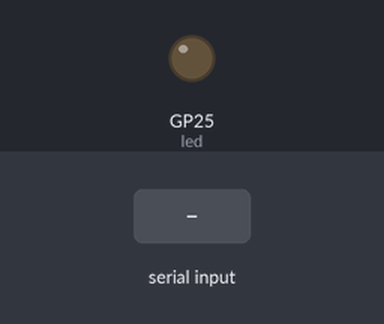
Bench run of a program on a simulated Raspberry Pi Pico running MicroPython. On the bench: output pins drawn as LEDs (lit = HIGH). Inputs (shaded band) come from the test bench. What the program prints to the serial console is not drawn.

Above: at 2.1 s.
2.2 s: "1" typed at the serial console, then Enter
3.7 s: "1\n" received over the second serial link
At 3.97 s:
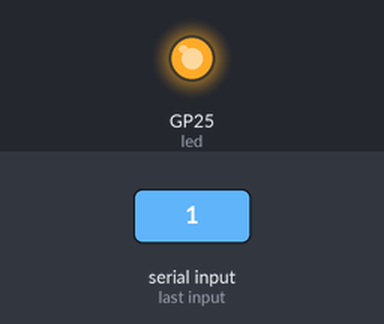
Timing chart, 0 to 6.7 s (numbered marks = the images above; inputs shaded):
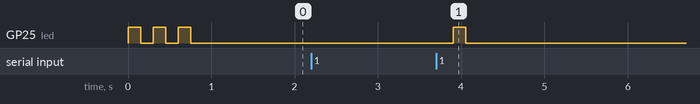

The program:

main.py
```python
"""
PR2040 (Raspberry Pi Pico) + DX-BT37 蓝牙模块
=============================================
双向收发 + 收到字符数闪烁LED

接线:
  BT37 TX  →  Pico GP1  (UART0 RX)
  BT37 RX  →  Pico GP0  (UART0 TX)
  BT37 VCC →  Pico 3.3V
  BT37 GND →  Pico GND
  LED      →  Pico GP25 (板载LED)

BT37 默认串口参数: 9600bps, 8, n, 1

使用方法:
  手机 App 连接 BT37 后，收发数据
  在 Thonny Shell 中输入文字按回车 → 发到手机
  手机发来的数据 → 显示在 Thonny Shell 中
"""

from machine import Pin, UART
import time
import sys
import select

# ===== 配置 ==================================================
UART_ID = 0
BAUDRATE = 9600
LED_PIN = 25
BLINK_MS = 150
MAX_BLINK = 10

# ===== 初始化 ================================================
uart = UART(UART_ID, baudrate=BAUDRATE, tx=Pin(0), rx=Pin(1))
led  = Pin(LED_PIN, Pin.OUT)
led.off()

# USB 标准输入轮询器
usb_poller = select.poll()
usb_poller.register(sys.stdin, select.POLLIN)

print("=" * 45)
print("  PR2040 + BT37 蓝牙通讯已启动")
print(f"  UART: {BAUDRATE}bps 8N1  LED: GP{LED_PIN}")
print("  ─────────────────────────────")
print("  手机 <-蓝牙-> BT37 <-串口-> Pico")
print("  Thonny Shell 输入 -> 发到手机")
print("=" * 45)

# ===== LED 闪烁 ==============================================
def blink(n):
    if n <= 0: return
    if n > MAX_BLINK: n = MAX_BLINK
    for _ in range(n):
        led.on()
        time.sleep_ms(BLINK_MS)
        led.off()
        time.sleep_ms(BLINK_MS)

blink(3)

# ===== 数据处理函数 ==========================================
def _handle_received(raw):
    """处理收到的数据（按行或按块）"""
    if not raw or len(raw) == 0:
        return
    try:
        text = raw.decode("utf-8")
    except:
        text = str(raw)
    n = len(text)
    print("[手机] " + text + "  (" + str(n) + "字符)")
    blink(n)
    # 自动回复
    reply = "Pico收到(" + str(n) + "字符): " + text + "\r\n"
    uart.write(reply)

# ===== 缓冲区 ================================================
uart_buf = b""       # 蓝牙串口接收缓冲区
last_recv_time = 0   # 上次收到数据的时间

# ===== 主循环 ================================================
while True:
    now = time.ticks_ms()

    # ─── 1. 检查蓝牙 (手机 → BT37 → Pico) ─────────────
    if uart.any():
        chunk = uart.read()
        if chunk:
            uart_buf += chunk
            last_recv_time = now

            # 按换行分割处理 (手机 App 可能带 \\r\\n)
            while b"\\n" in uart_buf:
                line, uart_buf = uart_buf.split(b"\\n", 1)
                line = line.strip()
                if not line:
                    continue
                _handle_received(line)

    # 缓冲区有数据但没换行 -> 等 200ms 超时就处理
    if uart_buf and (now - last_recv_time > 200):
        _handle_received(uart_buf.strip())
        uart_buf = b""

    # ─── 2. 检查 USB 串口输入 (Thonny Shell → 手机) ──
    #     select.poll() 非阻塞检查，0 超时 = 立即返回
    if usb_poller.poll(0):
        usb_line = sys.stdin.readline()
        if usb_line:
            usb_line = usb_line.strip()
            if usb_line:
                # 发送到蓝牙 → 手机
                uart.write((usb_line + "\r\n").encode())
                print(f"[Thonny→手机] {usb_line}")

    time.sleep_ms(5)
```

Measured:
- after the input at 2.2 s, every drawn part: stays the same
- after the input at 3.7 s, GP25 (led): LOW → HIGH after 0.20 s, → LOW 0.15 s later
